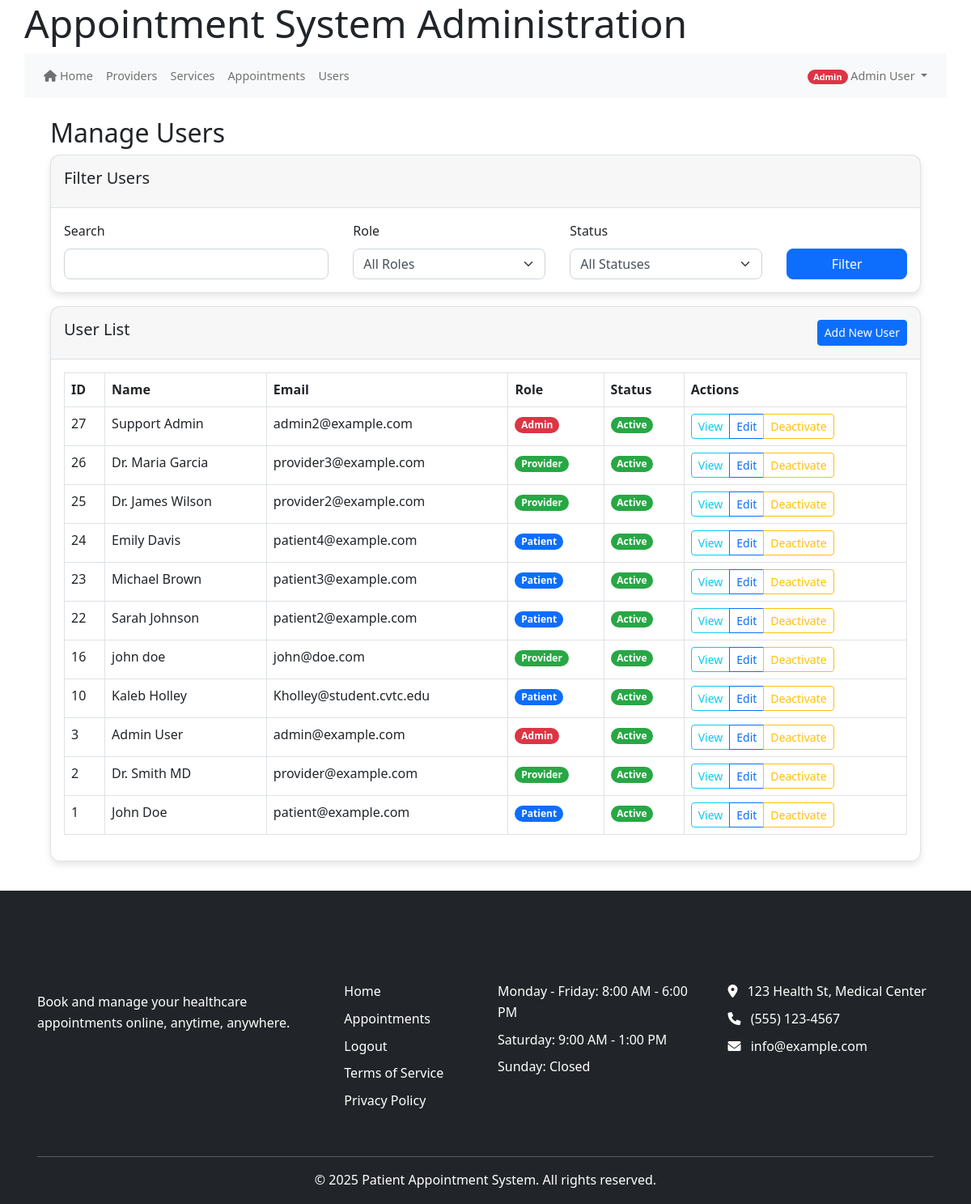
Before: /index.php/admin/users (signed in) with the older database file.
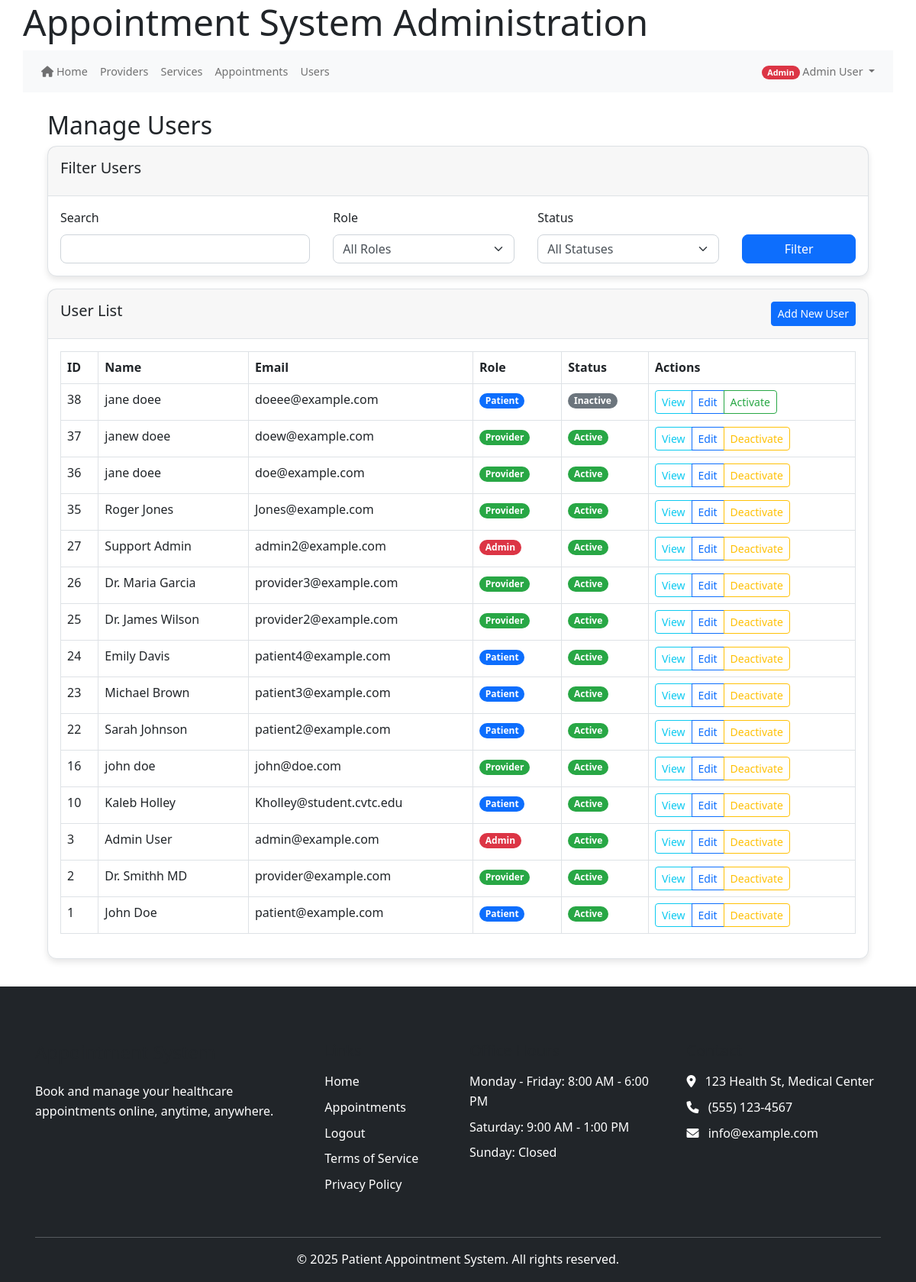
After: the same page with the newer database file.
### tables this page shows
CREATE TABLE IF NOT EXISTS `users` (
  `user_id` int(11) NOT NULL AUTO_INCREMENT,
  `email` varchar(255) NOT NULL,
  `password_hash` varchar(255) NOT NULL,
  `first_name` varchar(100) NOT NULL,
  `last_name` varchar(100) NOT NULL,
  `phone` varchar(20) DEFAULT NULL,
  `role` enum('patient','provider','admin','staff') NOT NULL,
  `is_active` tinyint(1) DEFAULT 1,
  `is_verified` tinyint(1) DEFAULT 0,
  `email_verified_at` datetime DEFAULT NULL,
  `created_at` datetime DEFAULT current_timestamp(),
  `last_login` datetime DEFAULT NULL,
  `verification_token` varchar(64) DEFAULT NULL,
  `reset_token` varchar(64) DEFAULT NULL,
  `reset_token_expires` datetime DEFAULT NULL,
  `token_expires` datetime DEFAULT NULL,
  `password_change_required` tinyint(1) DEFAULT 0,
  PRIMARY KEY (`user_id`)
);

### public_html/bootstrap.php (called while the page is built, shortened)
<?php
require_once APP_ROOT . '/core/helpers.php';
require_once CORE_PATH . '/helpers.php';
function get_db() {
    static $db = null;
    if ($db === null) {
        if (defined('DB_HOST') && defined('DB_USER') && defined('DB_PASS') && defined('DB_NAME')) {
            $db = new mysqli(DB_HOST, DB_USER, DB_PASS, DB_NAME);
            $db->set_charset('utf8mb4');
        } else {
            throw new Exception("Database constants not defined");
        }
    }
    return $db;
}
return true;

### models/User.php (called while the page is built, shortened)
<?php
class User {
    private $db;
    public function __construct($db) {
        $this->db = $db;
    }
    public function getAllUsersWithFilters($whereClause = "", $params = []) {
        try {
            $sql = "SELECT * FROM users $whereClause ORDER BY user_id DESC";
            if (empty($params)) {
                $stmt = $this->db->query($sql);
                return $stmt->fetch_all(MYSQLI_ASSOC);
            }
        } catch (Exception $e) {
            error_log("Get users error: " . $e->getMessage());
            return [];
        }
    }
}
?>

### core/helpers.php (called while the page is built, shortened)
<?php
function base_url($path = '') {
    $protocol = isset($_SERVER['HTTPS']) && $_SERVER['HTTPS'] !== 'off' ? 'https' : 'http';
    $host = $_SERVER['HTTP_HOST'] ?? 'localhost';
    $script_name = $_SERVER['SCRIPT_NAME'];
    $base_dir = dirname($script_name);
    $base_url = "{$protocol}://{$host}{$base_dir}";
    $base_url = rtrim($base_url, '/');
    $path = ltrim($path, '/');
    return $path ? "{$base_url}/{$path}" : $base_url;
}

### views/admin/users.php (the view, shortened to what the rows shown need)
<?php include VIEW_PATH . '/partials/header.php'; ?>
<div class="container">
    <h2>Manage Users</h2>
    <div class="row mb-3">
        <div class="col-md-12">
            <div class="card">
                <div class="card-body">
                    <div class="table-responsive">
                        <table class="table table-bordered table-hover">
                            <thead>
                                <tr>
                                    <th>ID</th>
                                    <th>Name</th>
                                    <th>Email</th>
                                    <th>Role</th>
                                    <th>Status</th>
                                    <th>Actions</th>
                                </tr>
                            </thead>
                            <tbody>
                                <?php foreach ($users as $user): ?>
                                <tr>
                                    <td><?= $user['user_id'] ?></td>
                                    <td><?= htmlspecialchars($user['first_name'] . ' ' . $user['last_name']) ?></td>
                                    <td><?= htmlspecialchars($user['email']) ?></td>
                                    <td><span class="badge bg-<?= $user['role'] === 'admin' ? 'danger' : ($user['role'] === 'provider' ? 'success' : 'primary') ?>"><?= ucfirst($user['role']) ?></span></td>
                                    <td><?= $user['is_active'] ? '<span class="badge bg-success">Active</span>' : '<span class="badge bg-secondary">Inactive</span>' ?></td>
                                    <td>
                                        <div class="btn-group btn-group-sm">
                                            <a href="<?= base_url('index.php/admin/users/view/' . $user['user_id']) ?>" class="btn btn-outline-info">View</a>
                                            <a href="<?= base_url('index.php/admin/users/edit/' . $user['user_id']) ?>" class="btn btn-outline-primary">Edit</a>
                                            <?php if ($user['is_active']): ?>
                                                <button type="button" class="btn btn-outline-warning" data-bs-toggle="modal" data-bs-target="#deleteUserModal<?= $user['user_id'] ?>">Deactivate</button>
                                            <?php else: ?>
                                                <button type="button" class="btn btn-outline-success" data-bs-toggle="modal" data-bs-target="#deleteUserModal<?= $user['user_id'] ?>">Activate</button>
                                            <?php endif; ?>
                                        </div>
                                    </td>
                                </tr>
                                <?php endforeach; ?>
                            </tbody>
                        </table>
                    </div>
                </div>
            </div>
        </div>
    </div>
</div>
<?php include VIEW_PATH . '/partials/footer.php'; ?>

Changed rows visible on the page:
added users: user_id "38", first_name+last_name "jane doee", email "doeee@example.com", role "Patient", is_active "Inactive"
added users: user_id "37", first_name+last_name "janew doee", email "doew@example.com", role "Provider", is_active "Active"
added users: user_id "36", first_name+last_name "jane doee", email "doe@example.com", role "Provider", is_active "Active"
added users: user_id "35", first_name+last_name "Roger Jones", email "Jones@example.com", role "Provider", is_active "Active"
changed users "provider@example.com": first_name+last_name "Dr. Smith MD" → "Dr. Smithh MD"
